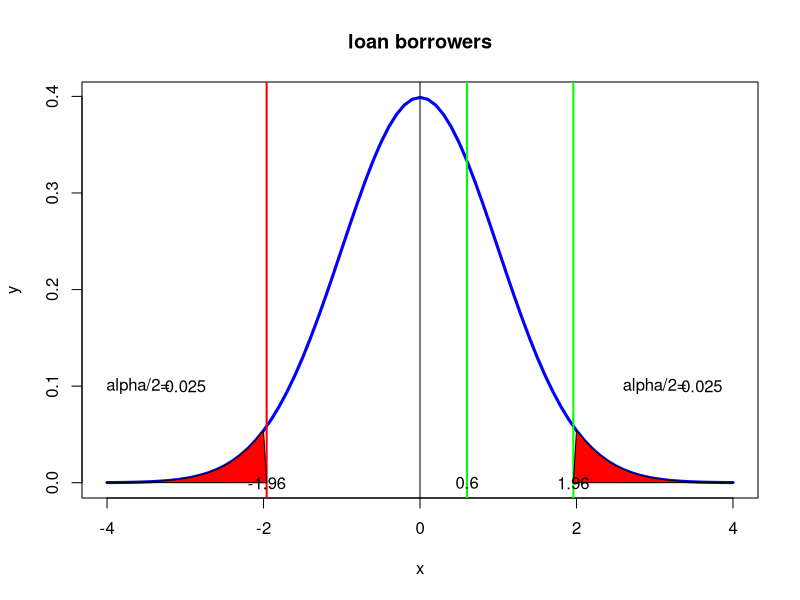

Here is the R script that generated this plot:
#page no 398-399
# H0 : p=0.50
# H1 : p!=0.50
library(ggplot2)
n=100
p_dash=53/n
p0=50/n
q0=1-p0
n=100
t_stat=(p_dash-p0)/(sqrt((p0*q0)/n))
alpha=((5/n))/2
t_c_left=(qt(alpha,df=Inf))
p_value=pt(t_stat,df=Inf)
print(paste("critical value= ",round(t_c_left,2)))
print(paste("t-static =",round(t_stat,2)))
if(t_stat <= t_c_left)
{
  print(paste("left tail : Reject H0"))
}else
{
  print(paste("left tail :Accept H0"))
}
t_c_right=qnorm(1-alpha)
p_value=1-pnorm(t_stat)
if(t_stat >= t_c_right)
{
  print(paste("right tail : Reject H0"))
}else
{
  print(paste("right tail :Accept H0"))
}

two_t_stat=abs((p_dash-p0))/(sqrt((p0*q0)/n))
two_t_critical=qnorm(1-alpha/2)
p_value=2*(1-pnorm(two_t_stat))
if(two_t_stat>=two_t_critical)
{
  print("reject H0")
}else
{
  print("accept H0")
}
print("the 50% of first time borrowers have same size loans")
x <- seq(-4,4,0.1)
y <- dt(x,df=Inf)
t.val <- qt(0.95,df=Inf)
plot(x,y,type='l',lwd=3,col='blue',xlab='x',main='loan borrowers')
abline(v=0)
abline(v=t_c_left,lwd=2,col='red')
abline(v=t_stat,lwd=2,col='green')
abline(v=abs(t_c_left),lwd=2,col='green')
polygon(c(x[x>=abs(t_c_left)],abs(t_c_left) ),c(y[x>=abs(t_c_left)],0),col="red")
polygon(c(x[x<=t_c_left],t_c_left ),c(y[x<=t_c_left],0),col="red")
#polygon(c(x[x<=t_stat],t_stat),c(y[x<=t_stat],t.val),col="red")
text(t_c_left,0,round(t_c_left,2))
text(t_stat,0,round(t_stat,2))
text(abs(t_c_left),0,round(abs(t_c_left),2))
text(3.0,0.1,"alpha/2=")
text(3.6,0.1,alpha)
text(-3.6,0.1,"alpha/2=")
text(-3.0,0.1,alpha)
